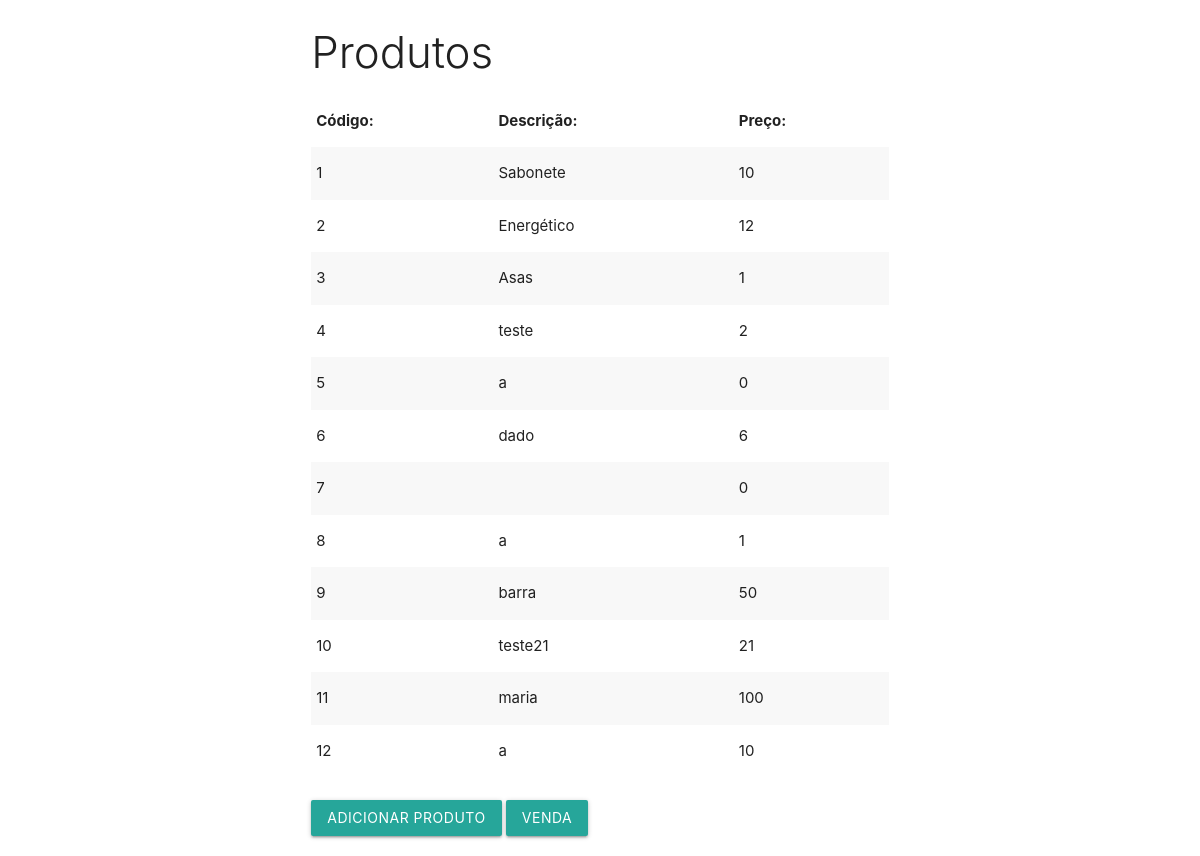
/lista_produtos.php, run on the app's committed database.
### tables this page shows
CREATE TABLE `produto` (
  `Codigo` int(11) NOT NULL,
  `Descricao` varchar(255) NOT NULL,
  `Preco` decimal(10,0) NOT NULL
);

### lista_produtos.php (the view, shortened to what this page needs)
<?php
include_once 'php_action/db_connect.php';
include_once 'includes/header.php';
?>
<div class="row">
    <div class="col s12 m6 push-m3">
        <h3 class="light"> Produtos </h3>
        <table class="striped">
            <thead>
                <tr>
                    <th>Código:</th>
                    <th>Descrição:</th>
                    <th>Preço:</th>
                </tr>
            </thead>
            <tbody>
                <?php
                $sql = "SELECT * FROM produto";
                $resultado = mysqli_query($connect, $sql);
                while ($dados = mysqli_fetch_array($resultado)) :
                ?>
                    <tr>
                        <td><?php echo $dados['Codigo']; ?></td>
                        <td><?php echo $dados['Descricao']; ?></td>
                        <td><?php echo $dados['Preco']; ?></td>
                    </tr>
                <?php endwhile;  ?>
            </tbody>
        </table>
        <br>
        <a href="adicionar.php" class="btn">Adicionar Produto</a>
        <a href="index.php" class="btn">Venda</a>
    </div>
</div>
<?php
include_once 'includes/footer.php';
?>

### includes/header.php (shortened to what this page needs)
<!DOCTYPE html>
<html>
<head>
  <link rel="stylesheet" href="https://cdnjs.cloudflare.com/ajax/libs/materialize/1.0.0/css/materialize.min.css">
  <link rel="stylesheet" href="includes/style.min.css">
</head>
<body>

### includes/footer.php (shortened to what this page needs)
  </body>
</html>

### data on the page
produto: Codigo "1", Descricao "Sabonete", Preco "10"
produto: Codigo "2", Descricao "Energético", Preco "12"
produto: Codigo "3", Descricao "Asas", Preco "1"
produto: Codigo "4", Descricao "teste", Preco "2"
produto: Codigo "5", Descricao "a", Preco "0"
produto: Codigo "6", Descricao "dado", Preco "6"
produto: Codigo "7", Preco "0"
produto: Codigo "8", Descricao "a", Preco "1"
produto: Codigo "9", Descricao "barra", Preco "50"
produto: Codigo "10", Descricao "teste21", Preco "21"
produto: Codigo "11", Descricao "maria", Preco "100"
produto: Codigo "12", Descricao "a", Preco "10"
